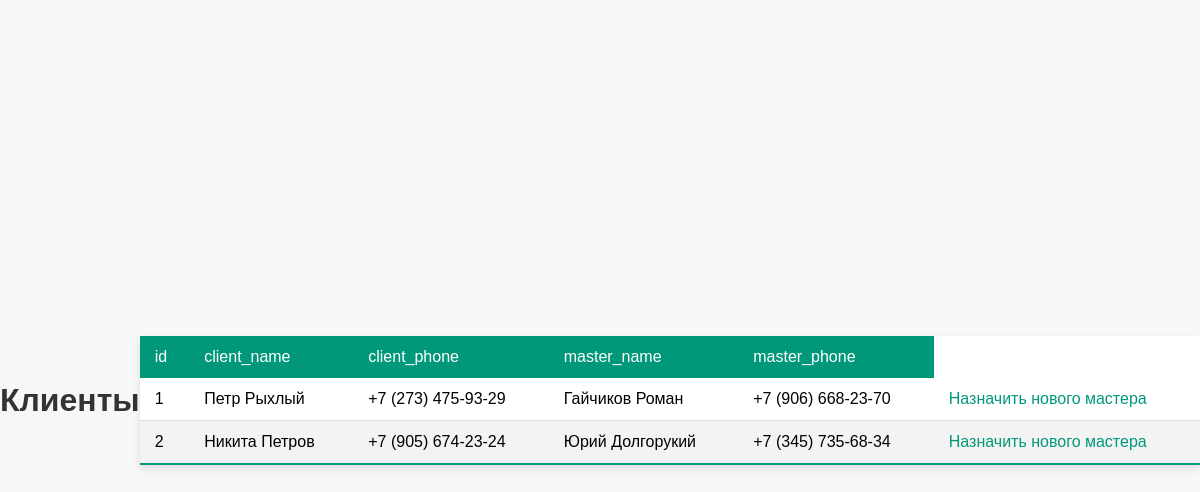
Screenshot of /global_admin/clients with the database file from the repository.
### models/Client.py (models this page shows)
class Client(Base):
    __tablename__='clients'
    id=Column(Integer,primary_key=True,autoincrement=True)
    name=Column(String)
    email=Column(String,nullable=True)
    phone=Column(String)
    avatar=Column(String,nullable=True)
    comment=Column(String,nullable=True,default="Отсутствует")
    master_id=Column(Integer,ForeignKey('masters.id', ondelete='SET NULL'))
    master= relationship('Master',back_populates='clients')
    record = relationship('Record',back_populates='client')

### models/Master.py (models this page shows)
class Master(Base):
    __tablename__="masters"
    id=Column(Integer,primary_key=True,autoincrement=True)
    name=Column(String)
    phone=Column(String)
    rate=Column(Integer)
    clients= relationship('Client',back_populates='master')
    records=relationship('Record',back_populates='master')

### views/global_admin.py (the view)
@app.route(scope_name+"clients")
def global_admin_clients():
    clients=session.query(Client).all()
    return render_template(scope_name+"clients.html", headers=['id','client_name','client_phone','master_name','master_phone'],  clients=clients)

### templates/global_admin/clients.html
{% extends 'global_admin/base.html' %}
{%block link%} <link rel="stylesheet" href="{{ url_for('static', filename='css/global_admin_clients.css')
}}"> {% endblock %}
{% block content %}
<h1>Клиенты</h1>
<table class="styled-table">
    <thead>
        <tr>
            {% for h in headers %}
               <td>{{h}}</td>
            {% endfor %}
        </tr>
    </thead>
    <tbody>
        {% for client in clients %}
        <tr>
            <td>{{client.id}}</td>
            <td>{{client.name}}</td>
            <td>{{client.phone}}</td>
            <td>{{client.master.name}}</td>
            <td>{{client.master.phone}}</td>
            <td class="record"><a href="{{ url_for('profile_client',client_id=client.id, role='global_admin') }}">Назначить нового мастера</a></td>
        </tr>
        {% endfor %}
    </tbody>
</table>
{% endblock %}

### static/css/global_admin_clients.css (style rules this page uses)
body { font-family: Arial, sans-serif; background-color: #f7f7f7; margin: 0; padding: 0; display: flex; justify-content: center; align-items: center; height: 100vh; }
h1 { color: #333; text-align: center; }
.styled-table { width: 100%; border-collapse: collapse; margin: 25px 0; font-size: 1em; text-align: left; box-shadow: 0 4px 8px rgba(0, 0, 0, 0.1); background-color: #fff; }
.styled-table thead tr { background-color: #009879; color: #ffffff; text-align: left; }
.styled-table th, .styled-table td { padding: 12px 15px; }
.styled-table tbody tr { border-bottom: 1px solid #dddddd; }
.styled-table tbody tr:nth-of-type(even) { background-color: #f3f3f3; }
.styled-table tbody tr:last-of-type { border-bottom: 2px solid #009879; }
.record a { color: #009879; text-decoration: none; }

### rows the page displays
Client: id "1", name "Петр Рыхлый", phone "+7 (273) 475-93-29", master.name "Гайчиков Роман", master.phone "+7 (906) 668-23-70"
Client: id "2", name "Никита Петров", phone "+7 (905) 674-23-24", master.name "Юрий Долгорукий", master.phone "+7 (345) 735-68-34"

### other values shown
{{ h }} "id" "client_name" "client_phone" "master_name" "master_phone"
